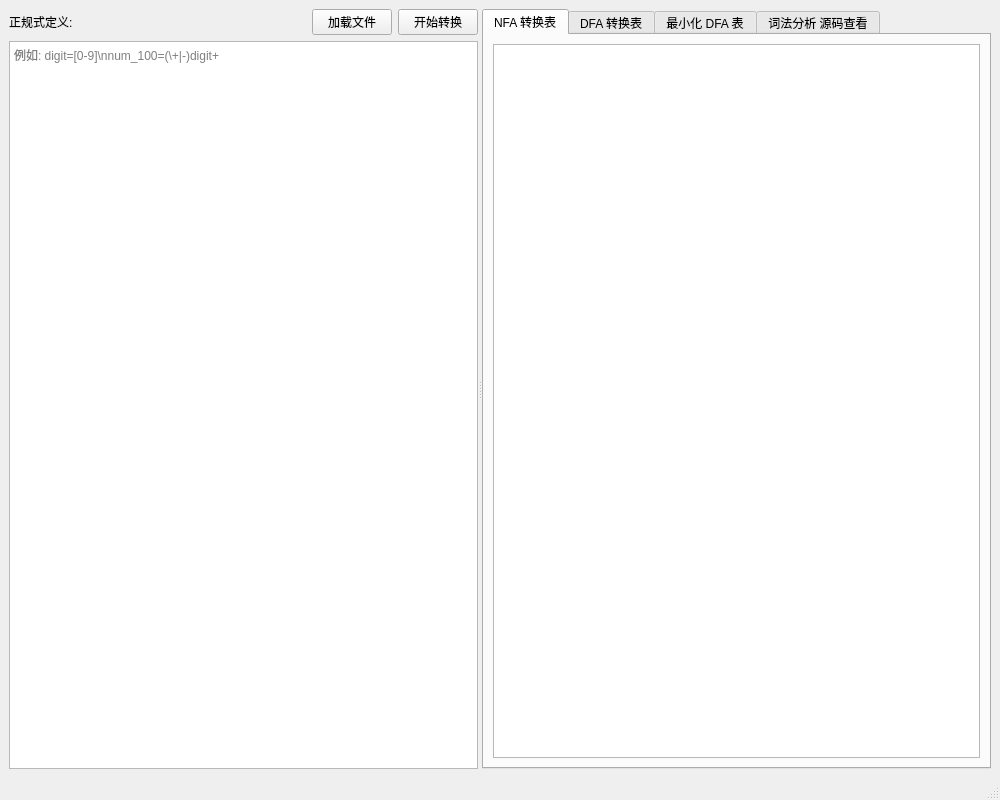
<?xml version="1.0" encoding="UTF-8"?>
<ui version="4.0">
 <class>MainWindow</class>
 <widget class="QMainWindow" name="MainWindow">
  <property name="geometry">
   <rect>
    <x>0</x>
    <y>0</y>
    <width>1000</width>
    <height>800</height>
   </rect>
  </property>
  <property name="windowTitle">
   <string>正则表达式转换</string>
  </property>
  <widget class="QWidget" name="centralwidget">
   <layout class="QVBoxLayout" name="verticalLayout">
    <item>
     <widget class="QSplitter" name="splitter">
      <property name="orientation">
       <enum>Qt::Orientation::Horizontal</enum>
      </property>
      <widget class="QWidget" name="leftContainer" native="true">
       <layout class="QVBoxLayout" name="leftVerticalLayout">
        <property name="leftMargin">
         <number>0</number>
        </property>
        <property name="topMargin">
         <number>0</number>
        </property>
        <property name="rightMargin">
         <number>0</number>
        </property>
        <property name="bottomMargin">
         <number>0</number>
        </property>
        <item>
         <layout class="QHBoxLayout" name="horizontalLayout">
          <item>
           <widget class="QLabel" name="label">
            <property name="text">
             <string>正规式定义:</string>
            </property>
           </widget>
          </item>
          <item>
           <spacer name="horizontalSpacer">
            <property name="orientation">
             <enum>Qt::Orientation::Horizontal</enum>
            </property>
            <property name="sizeHint" stdset="0">
             <size>
              <width>0</width>
              <height>0</height>
             </size>
            </property>
           </spacer>
          </item>
          <item>
           <widget class="QPushButton" name="loadButton">
            <property name="text">
             <string>加载文件</string>
            </property>
           </widget>
          </item>
          <item>
           <widget class="QPushButton" name="convertButton">
            <property name="text">
             <string>开始转换</string>
            </property>
           </widget>
          </item>
         </layout>
        </item>
        <item>
         <widget class="QPlainTextEdit" name="regexInput">
          <property name="placeholderText">
           <string>例如: digit=[0-9]\nnum_100=(\+|-)digit+</string>
          </property>
         </widget>
        </item>
       </layout>
      </widget>
      <widget class="QTabWidget" name="tabWidget">
       <property name="currentIndex">
        <number>0</number>
       </property>
       <widget class="QWidget" name="nfaTab">
        <attribute name="title">
         <string>NFA 转换表</string>
        </attribute>
        <layout class="QVBoxLayout" name="verticalLayout_2">
         <item>
          <widget class="QTableWidget" name="nfaTable"/>
         </item>
        </layout>
       </widget>
       <widget class="QWidget" name="dfaTab">
        <attribute name="title">
         <string>DFA 转换表</string>
        </attribute>
        <layout class="QVBoxLayout" name="verticalLayout_3">
         <item>
          <widget class="QTableWidget" name="dfaTable"/>
         </item>
        </layout>
       </widget>
       <widget class="QWidget" name="minDfaTab">
        <attribute name="title">
         <string>最小化 DFA 表</string>
        </attribute>
        <layout class="QVBoxLayout" name="verticalLayout_4">
         <item>
          <widget class="QTableWidget" name="minDfaTable"/>
         </item>
        </layout>
       </widget>
       <widget class="QWidget" name="lexTab">
        <attribute name="title">
         <string>词法分析 源码查看</string>
        </attribute>
        <layout class="QVBoxLayout" name="verticalLayout_6">
         <item>
          <widget class="QLabel" name="label_3">
           <property name="text">
            <string>生成的词法分析程序 (C++):</string>
           </property>
          </widget>
         </item>
         <item>
          <widget class="QPlainTextEdit" name="generatedCodeEdit">
           <property name="readOnly">
            <bool>true</bool>
           </property>
          </widget>
         </item>
        </layout>
       </widget>
      </widget>
     </widget>
    </item>
   </layout>
  </widget>
  <widget class="QMenuBar" name="menubar">
   <property name="geometry">
    <rect>
     <x>0</x>
     <y>0</y>
     <width>1000</width>
     <height>22</height>
    </rect>
   </property>
  </widget>
  <widget class="QStatusBar" name="statusbar"/>
 </widget>
 <resources/>
 <connections/>
</ui>
